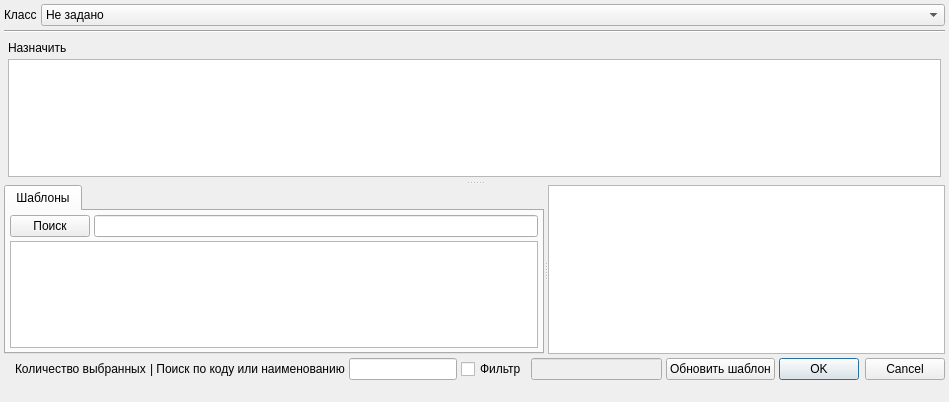
<?xml version="1.0" encoding="UTF-8"?>
<ui version="4.0">
 <class>LoadTemplateDialog</class>
 <widget class="QDialog" name="LoadTemplateDialog">
  <property name="geometry">
   <rect>
    <x>0</x>
    <y>0</y>
    <width>949</width>
    <height>402</height>
   </rect>
  </property>
  <property name="windowTitle">
   <string>Выберите шаблон</string>
  </property>
  <property name="sizeGripEnabled">
   <bool>false</bool>
  </property>
  <layout class="QGridLayout" name="gridLayout_2">
   <property name="margin">
    <number>4</number>
   </property>
   <property name="spacing">
    <number>4</number>
   </property>
   <item row="4" column="0">
    <widget class="QLabel" name="lblMesInfo">
     <property name="text">
      <string/>
     </property>
    </widget>
   </item>
   <item row="1" column="0" colspan="5">
    <widget class="Line" name="line">
     <property name="orientation">
      <enum>Qt::Horizontal</enum>
     </property>
    </widget>
   </item>
   <item row="3" column="0">
    <widget class="QWidget" name="pnlWidgets" native="true">
     <property name="sizePolicy">
      <sizepolicy hsizetype="Expanding" vsizetype="Preferred">
       <horstretch>0</horstretch>
       <verstretch>0</verstretch>
      </sizepolicy>
     </property>
     <layout class="QHBoxLayout" name="horizontalLayout_2">
      <property name="margin">
       <number>0</number>
      </property>
      <item>
       <widget class="QLabel" name="lblDeposit">
        <property name="text">
         <string/>
        </property>
       </widget>
      </item>
      <item>
       <widget class="QLabel" name="lblSelectedCount">
        <property name="sizePolicy">
         <sizepolicy hsizetype="Maximum" vsizetype="Fixed">
          <horstretch>0</horstretch>
          <verstretch>0</verstretch>
         </sizepolicy>
        </property>
        <property name="text">
         <string>Количество выбранных</string>
        </property>
       </widget>
      </item>
      <item>
       <widget class="QLabel" name="lblFindByCode">
        <property name="sizePolicy">
         <sizepolicy hsizetype="Maximum" vsizetype="Fixed">
          <horstretch>0</horstretch>
          <verstretch>0</verstretch>
         </sizepolicy>
        </property>
        <property name="text">
         <string>| Поиск по коду или наименованию</string>
        </property>
       </widget>
      </item>
      <item>
       <widget class="QLineEdit" name="edtFindByCode">
        <property name="sizePolicy">
         <sizepolicy hsizetype="Expanding" vsizetype="Fixed">
          <horstretch>0</horstretch>
          <verstretch>0</verstretch>
         </sizepolicy>
        </property>
       </widget>
      </item>
     </layout>
    </widget>
   </item>
   <item row="0" column="0" colspan="5">
    <widget class="QWidget" name="pnlFilter" native="true">
     <layout class="QGridLayout" name="gridLayout">
      <property name="margin">
       <number>0</number>
      </property>
      <property name="spacing">
       <number>4</number>
      </property>
      <item row="0" column="1">
       <widget class="QComboBox" name="cmbClass">
        <item>
         <property name="text">
          <string>Не задано</string>
         </property>
        </item>
        <item>
         <property name="text">
          <string>Статус</string>
         </property>
        </item>
        <item>
         <property name="text">
          <string>Диагностика</string>
         </property>
        </item>
        <item>
         <property name="text">
          <string>Лечение</string>
         </property>
        </item>
        <item>
         <property name="text">
          <string>Прочие мероприятия</string>
         </property>
        </item>
       </widget>
      </item>
      <item row="0" column="0">
       <widget class="QLabel" name="lblClass">
        <property name="sizePolicy">
         <sizepolicy hsizetype="Fixed" vsizetype="Preferred">
          <horstretch>0</horstretch>
          <verstretch>0</verstretch>
         </sizepolicy>
        </property>
        <property name="text">
         <string>Класс</string>
        </property>
       </widget>
      </item>
     </layout>
    </widget>
   </item>
   <item row="3" column="4">
    <widget class="QDialogButtonBox" name="buttonBox">
     <property name="sizePolicy">
      <sizepolicy hsizetype="Fixed" vsizetype="Fixed">
       <horstretch>0</horstretch>
       <verstretch>0</verstretch>
      </sizepolicy>
     </property>
     <property name="standardButtons">
      <set>QDialogButtonBox::Cancel|QDialogButtonBox::Ok</set>
     </property>
    </widget>
   </item>
   <item row="3" column="2">
    <widget class="QLineEdit" name="edtFindFilter">
     <property name="enabled">
      <bool>false</bool>
     </property>
    </widget>
   </item>
   <item row="3" column="1">
    <widget class="QCheckBox" name="chkFindFilter">
     <property name="text">
      <string>Фильтр</string>
     </property>
    </widget>
   </item>
   <item row="2" column="0" colspan="5">
    <widget class="QSplitter" name="splitter_2">
     <property name="orientation">
      <enum>Qt::Vertical</enum>
     </property>
     <widget class="QWidget" name="pnlSelectedActionTypes" native="true">
      <layout class="QGridLayout" name="gridLayout_4">
       <item row="0" column="0">
        <widget class="QWidget" name="pnlSelectedActionTypes_2" native="true">
         <layout class="QVBoxLayout" name="verticalLayout_3">
          <property name="spacing">
           <number>4</number>
          </property>
          <property name="margin">
           <number>0</number>
          </property>
          <item>
           <widget class="QLabel" name="lblSelectedActionTypes">
            <property name="text">
             <string>Назначить</string>
            </property>
           </widget>
          </item>
          <item>
           <widget class="CCheckedActionsTableView" name="tblSelectedActionTypes"/>
          </item>
         </layout>
         <zorder>tblSelectedActionTypes</zorder>
         <zorder>lblSelectedActionTypes</zorder>
        </widget>
       </item>
      </layout>
     </widget>
     <widget class="QWidget" name="pnlActionTypes" native="true">
      <property name="sizePolicy">
       <sizepolicy hsizetype="Preferred" vsizetype="Preferred">
        <horstretch>0</horstretch>
        <verstretch>0</verstretch>
       </sizepolicy>
      </property>
      <layout class="QVBoxLayout" name="verticalLayout_5">
       <property name="spacing">
        <number>0</number>
       </property>
       <property name="margin">
        <number>0</number>
       </property>
       <item>
        <widget class="QSplitter" name="splitter">
         <property name="orientation">
          <enum>Qt::Horizontal</enum>
         </property>
         <widget class="QTabWidget" name="tabWgtActionTypes">
          <property name="currentIndex">
           <number>0</number>
          </property>
          <widget class="QWidget" name="tabActionTypesTemplates">
           <attribute name="title">
            <string>Шаблоны</string>
           </attribute>
           <layout class="QGridLayout" name="gridLayout_3">
            <property name="margin">
             <number>4</number>
            </property>
            <property name="spacing">
             <number>4</number>
            </property>
            <item row="0" column="3">
             <widget class="QLineEdit" name="edtFindTemplates"/>
            </item>
            <item row="1" column="1" colspan="3">
             <widget class="CTableView" name="tblTemplates"/>
            </item>
            <item row="0" column="1" colspan="2">
             <widget class="QPushButton" name="btnFindTemplates">
              <property name="text">
               <string>Поиск</string>
              </property>
             </widget>
            </item>
           </layout>
          </widget>
         </widget>
         <widget class="CTableView" name="tblActionTypes"/>
        </widget>
       </item>
      </layout>
     </widget>
    </widget>
   </item>
   <item row="3" column="3">
    <widget class="QPushButton" name="btnUpdateTemplate">
     <property name="text">
      <string>Обновить шаблон</string>
     </property>
    </widget>
   </item>
  </layout>
  <zorder>chkFindFilter</zorder>
  <zorder>buttonBox</zorder>
  <zorder>lblMesInfo</zorder>
  <zorder>splitter_2</zorder>
  <zorder>pnlWidgets</zorder>
  <zorder>line</zorder>
  <zorder>edtFindFilter</zorder>
  <zorder>pnlFilter</zorder>
  <zorder>btnUpdateTemplate</zorder>
 </widget>
 <layoutdefault spacing="4" margin="4"/>
 <customwidgets>
  <customwidget>
   <class>CTableView</class>
   <extends>QTableView</extends>
   <header>library/TableView.h</header>
  </customwidget>
  <customwidget>
   <class>CCheckedActionsTableView</class>
   <extends>QTableView</extends>
   <header>Events/ActionsSelectorSelectedTable.h</header>
  </customwidget>
 </customwidgets>
 <tabstops>
  <tabstop>tblSelectedActionTypes</tabstop>
  <tabstop>tabWgtActionTypes</tabstop>
  <tabstop>btnFindTemplates</tabstop>
  <tabstop>edtFindTemplates</tabstop>
  <tabstop>tblTemplates</tabstop>
  <tabstop>tblActionTypes</tabstop>
  <tabstop>edtFindByCode</tabstop>
  <tabstop>chkFindFilter</tabstop>
  <tabstop>edtFindFilter</tabstop>
  <tabstop>btnUpdateTemplate</tabstop>
  <tabstop>buttonBox</tabstop>
  <tabstop>cmbClass</tabstop>
 </tabstops>
 <resources/>
 <connections>
  <connection>
   <sender>buttonBox</sender>
   <signal>accepted()</signal>
   <receiver>LoadTemplateDialog</receiver>
   <slot>accept()</slot>
   <hints>
    <hint type="sourcelabel">
     <x>846</x>
     <y>315</y>
    </hint>
    <hint type="destinationlabel">
     <x>383</x>
     <y>303</y>
    </hint>
   </hints>
  </connection>
  <connection>
   <sender>buttonBox</sender>
   <signal>rejected()</signal>
   <receiver>LoadTemplateDialog</receiver>
   <slot>reject()</slot>
   <hints>
    <hint type="sourcelabel">
     <x>846</x>
     <y>315</y>
    </hint>
    <hint type="destinationlabel">
     <x>486</x>
     <y>303</y>
    </hint>
   </hints>
  </connection>
  <connection>
   <sender>chkFindFilter</sender>
   <signal>toggled(bool)</signal>
   <receiver>edtFindFilter</receiver>
   <slot>setEnabled(bool)</slot>
   <hints>
    <hint type="sourcelabel">
     <x>553</x>
     <y>334</y>
    </hint>
    <hint type="destinationlabel">
     <x>840</x>
     <y>335</y>
    </hint>
   </hints>
  </connection>
  <connection>
   <sender>chkFindFilter</sender>
   <signal>toggled(bool)</signal>
   <receiver>edtFindByCode</receiver>
   <slot>setDisabled(bool)</slot>
   <hints>
    <hint type="sourcelabel">
     <x>553</x>
     <y>334</y>
    </hint>
    <hint type="destinationlabel">
     <x>480</x>
     <y>335</y>
    </hint>
   </hints>
  </connection>
 </connections>
</ui>
